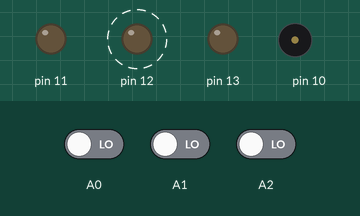
Bench run of a sketch on a simulated Arduino Uno, built with avr-gcc and run on an emulated ATmega328P. Parts: output pins drawn as LEDs (lit = HIGH), buzzer (waves = sounding). Dashed ring = blinking. The test bench sets the inputs (shaded band); at power-on: A2 LOW, A0 LOW, A1 LOW. Random numbers use the default seed unless the sketch sets one; what the sketch prints to the serial monitor is not drawn.

Above: at 4.8 s.
4.9 s: A2 driven HIGH
At 5.02 s:
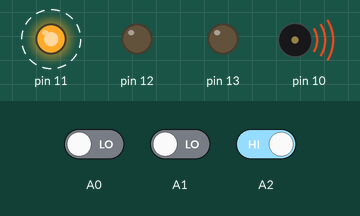
At 5.52 s:
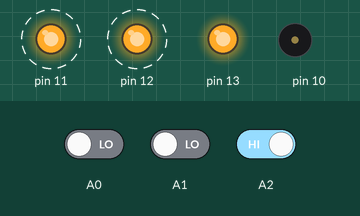
Timing chart, 0 to 8.2 s (numbered marks = the images above; inputs shaded):
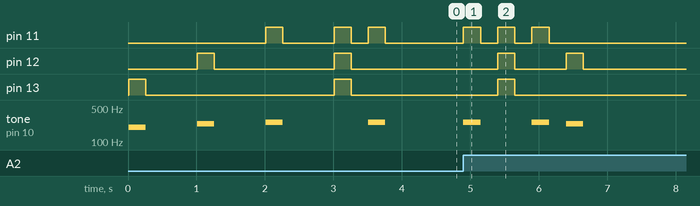

Measured:
- after the input at 4.9 s, pin 11: alternates HIGH for 0.25 s and LOW for 0.25 s, 6 changes in all, then stays LOW, starting at once; pin 12: alternates HIGH for 0.25 s and LOW for 0.75 s, 4 changes in all, then stays LOW, starting after 0.50 s
- by itself, pin 12: alternates HIGH for 0.25 s and LOW for 1.8 s
- by itself, pin 13: alternates HIGH for 0.25 s and LOW for 2.8 s
- by itself, tone on pin 10: plays 200 Hz for 0.25 s, 240 Hz for 0.25 s, 255 Hz for 0.25 s, 255 Hz for 0.25 s

The sketch:

MemoryGame.ino
```cpp
#include <EEPROM.h>
//prototypes
void lightUp(const int LED);
boolean checker(const int input, const int index);
void playPattern();

//Declerations
#define SIZE 100

struct board {
  int BUZZER;
  int * LEDS;
  int * PUSHBUTTONS;
  int * SOUNDFREQUENCIES;
  int NOISEPIN;
};

int buttonStates[3] = {0};
const int MEMORYADDRESS = 256;
enum GAMESTATE {LOST, START, CONTINUE};
GAMESTATE gamestate;
int level;
struct board arduino;
const int leds[3] = {13, 12, 11};
const int pushbuttons[3] = {A0, A1, A2};
const int sndFrequencys[3] = {200, 240, 255};

boolean pressed;
int pattern[SIZE];
int index;
int highscore;

void setup() {
  arduino.LEDS = leds;
  arduino.BUZZER = 10;
  arduino.PUSHBUTTONS = pushbuttons;
  arduino.SOUNDFREQUENCIES = sndFrequencys;
  arduino.NOISEPIN = A3;
  randomSeed(analogRead(arduino.NOISEPIN));
  Serial.begin(9600);
  pressed = false;
  gamestate = START;
  // put your setup code here, to run once:
  for (int i = 0; i < 3; i++)
  {
    pinMode(arduino.LEDS[i], OUTPUT);
    pinMode(arduino.PUSHBUTTONS[i], INPUT);
  }
}

void loop() {
  // put your main code here, to run repeatedly:
  if (gamestate == START)
  {
    Serial.print("HighScore: ");
    Serial.println(highscore = EEPROM.read(MEMORYADDRESS));

    for (int i = 0; i < SIZE; i++)
    {
      pattern[i] = (int)random(3);
    }

    level = 0;
    index = 0;
    lightUp(0);
    delay(500);
    lightUp(1);
    delay(500);
    lightUp(2);
    delay(500);
    gamestate = CONTINUE;
  }
  else if (gamestate == CONTINUE)
  {
    //START OF LEVEL
    levelUp();
    playPattern();
    Serial.print("Level: ");
    Serial.print(level);
    Serial.print(" Index: ");
    Serial.println(index);
    while (index <= level && gamestate == CONTINUE)
    {
      while ((buttonStates[0] = digitalRead(arduino.PUSHBUTTONS[0])) == LOW && (buttonStates[1] = digitalRead(arduino.PUSHBUTTONS[1])) == LOW && (buttonStates[2] = digitalRead(arduino.PUSHBUTTONS[2])) == LOW)
      {
        pressed = false;
      }
      if (!pressed)
      {
        if (buttonStates[0]) {
          pressed = true;
          if (checker(0, index))
          {
            lightUp(0);
            index++;
          }
          else
          {
            gamestate = LOST;
          }
        }
        else if (buttonStates[1]) {
          pressed = true;
          if (checker(1, index))
          {
            lightUp(1);
            index++;
          }
          else
          {
            gamestate = LOST;
          }

        }
        else if (buttonStates[2]) {
          pressed = true;
          if (checker(2, index))
          {
            lightUp(2);
            index++;
          }
          else
          {
            gamestate = LOST;
          }

        }
      }
    }
    if (index > level)
    {
      level++;
      index = 0;
    }
  }
  else if (gamestate == LOST)
  {
    if (highscore < level + 1) EEPROM.write(MEMORYADDRESS, level + 1);
    gamestate = START;
  }
}

void lightUp(const int LED)
{
  for (int i = 0; i < 3; i++)
  {
    if (i != LED)
    {
      digitalWrite(arduino.LEDS[i], LOW);
    }
    else
    {
      digitalWrite(arduino.LEDS[i], HIGH);
      tone(arduino.BUZZER, arduino.SOUNDFREQUENCIES[i], 250);
    }
  }
  delay(250);
  for (int i = 0; i < 3; i++)
  {
    digitalWrite(arduino.LEDS[i], LOW);
  }
  delay(250);
}

void levelUp()
{
  for (int i = 0; i < 3; i++)
  {
    digitalWrite(arduino.LEDS[i], HIGH);
  }
  delay(250);
  for (int i = 0; i < 3; i++)
  {
    digitalWrite(arduino.LEDS[i], LOW);
  }
  delay(250);
}
void playPattern()
{
  for (int i = 0; i <= level; i++)
  {
    lightUp(pattern[i]);
  }
}

boolean checker(const int input, const int index)
{
  if (input == pattern[index])
  {
    return true;
  }
  return false;
}
```
